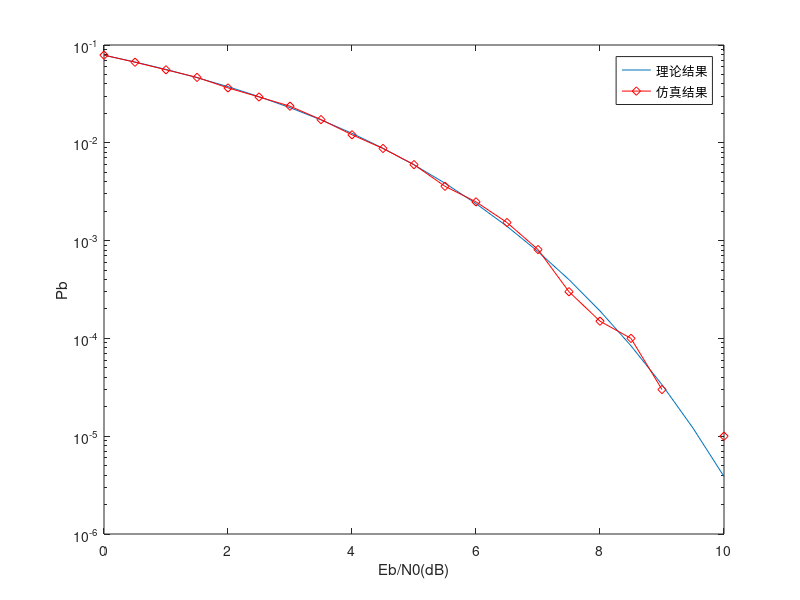

Reproduce this figure in MATLAB.
clear all;
clc;

EbN0dB = 0:0.5:10;
N0 = 10.^(-EbN0dB/10);
sigma = sqrt(N0/2);
% 理论误码率
Pb = 0.5*erfc(sqrt(1./N0));
% 仿真值
ber = zeros(1, length(EbN0dB));
for n = 1:length(EbN0dB)
    a = sign(randn(1, 100000));
    rk = a + sigma(n)*randn(1, 100000);
    dec_a = sign(rk);
    ber(n) = sum(abs(a-dec_a)/2)/length(a);
end

semilogy(EbN0dB, Pb);
hold on;
semilogy(EbN0dB, ber, 'rd-');
legend('理论结果', '仿真结果')
xlabel('Eb/N0(dB)'); ylabel('Pb');



